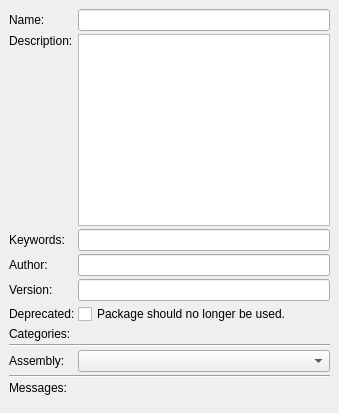
<?xml version="1.0" encoding="UTF-8"?>
<ui version="4.0">
 <class>librepcb::editor::PackageMetadataDock</class>
 <widget class="QDockWidget" name="librepcb::editor::PackageMetadataDock">
  <property name="geometry">
   <rect>
    <x>0</x>
    <y>0</y>
    <width>339</width>
    <height>413</height>
   </rect>
  </property>
  <property name="maximumSize">
   <size>
    <width>600</width>
    <height>524287</height>
   </size>
  </property>
  <property name="features">
   <set>QDockWidget::DockWidgetMovable</set>
  </property>
  <property name="allowedAreas">
   <set>Qt::LeftDockWidgetArea|Qt::RightDockWidgetArea</set>
  </property>
  <property name="windowTitle">
   <string>Metadata</string>
  </property>
  <widget class="QWidget" name="dockWidgetContents">
   <layout class="QFormLayout" name="formLayout">
    <property name="horizontalSpacing">
     <number>3</number>
    </property>
    <property name="verticalSpacing">
     <number>3</number>
    </property>
    <item row="0" column="0">
     <widget class="QLabel" name="label_4">
      <property name="text">
       <string>Name:</string>
      </property>
     </widget>
    </item>
    <item row="0" column="1">
     <widget class="QLineEdit" name="edtName">
      <property name="maxLength">
       <number>50</number>
      </property>
     </widget>
    </item>
    <item row="1" column="0">
     <widget class="QLabel" name="label_5">
      <property name="text">
       <string>Description:</string>
      </property>
      <property name="alignment">
       <set>Qt::AlignLeading|Qt::AlignLeft|Qt::AlignTop</set>
      </property>
     </widget>
    </item>
    <item row="1" column="1">
     <widget class="librepcb::editor::PlainTextEdit" name="edtDescription">
      <property name="tabChangesFocus">
       <bool>true</bool>
      </property>
     </widget>
    </item>
    <item row="2" column="0">
     <widget class="QLabel" name="label_6">
      <property name="text">
       <string>Keywords:</string>
      </property>
     </widget>
    </item>
    <item row="2" column="1">
     <widget class="QLineEdit" name="edtKeywords">
      <property name="maxLength">
       <number>100</number>
      </property>
     </widget>
    </item>
    <item row="3" column="0">
     <widget class="QLabel" name="label_7">
      <property name="text">
       <string>Author:</string>
      </property>
     </widget>
    </item>
    <item row="3" column="1">
     <widget class="QLineEdit" name="edtAuthor">
      <property name="maxLength">
       <number>100</number>
      </property>
     </widget>
    </item>
    <item row="4" column="0">
     <widget class="QLabel" name="label_8">
      <property name="text">
       <string>Version:</string>
      </property>
     </widget>
    </item>
    <item row="4" column="1">
     <widget class="QLineEdit" name="edtVersion">
      <property name="maxLength">
       <number>100</number>
      </property>
     </widget>
    </item>
    <item row="5" column="0">
     <widget class="QLabel" name="label_10">
      <property name="text">
       <string>Deprecated:</string>
      </property>
     </widget>
    </item>
    <item row="5" column="1">
     <widget class="QCheckBox" name="cbxDeprecated">
      <property name="text">
       <string>Package should no longer be used.</string>
      </property>
     </widget>
    </item>
    <item row="6" column="0">
     <widget class="QLabel" name="lblCategories">
      <property name="text">
       <string>Categories:</string>
      </property>
      <property name="alignment">
       <set>Qt::AlignLeading|Qt::AlignLeft|Qt::AlignTop</set>
      </property>
     </widget>
    </item>
    <item row="7" column="0" colspan="2">
     <widget class="Line" name="line_3">
      <property name="orientation">
       <enum>Qt::Horizontal</enum>
      </property>
     </widget>
    </item>
    <item row="8" column="0">
     <widget class="QLabel" name="label_2">
      <property name="text">
       <string>Assembly:</string>
      </property>
     </widget>
    </item>
    <item row="8" column="1">
     <widget class="QComboBox" name="cbxAssemblyType"/>
    </item>
    <item row="9" column="0" colspan="2">
     <widget class="Line" name="line_2">
      <property name="orientation">
       <enum>Qt::Horizontal</enum>
      </property>
     </widget>
    </item>
    <item row="10" column="0">
     <widget class="QLabel" name="label">
      <property name="text">
       <string>Messages:</string>
      </property>
      <property name="alignment">
       <set>Qt::AlignLeading|Qt::AlignLeft|Qt::AlignTop</set>
      </property>
     </widget>
    </item>
    <item row="10" column="1">
     <widget class="librepcb::editor::RuleCheckListWidget" name="lstMessages" native="true">
      <property name="sizePolicy">
       <sizepolicy hsizetype="Preferred" vsizetype="Expanding">
        <horstretch>0</horstretch>
        <verstretch>1</verstretch>
       </sizepolicy>
      </property>
     </widget>
    </item>
   </layout>
  </widget>
 </widget>
 <customwidgets>
  <customwidget>
   <class>librepcb::editor::PlainTextEdit</class>
   <extends>QPlainTextEdit</extends>
   <header location="global">librepcb/editor/widgets/plaintextedit.h</header>
  </customwidget>
  <customwidget>
   <class>librepcb::editor::RuleCheckListWidget</class>
   <extends>QWidget</extends>
   <header location="global">librepcb/editor/widgets/rulechecklistwidget.h</header>
   <container>1</container>
  </customwidget>
 </customwidgets>
 <resources/>
 <connections/>
</ui>
